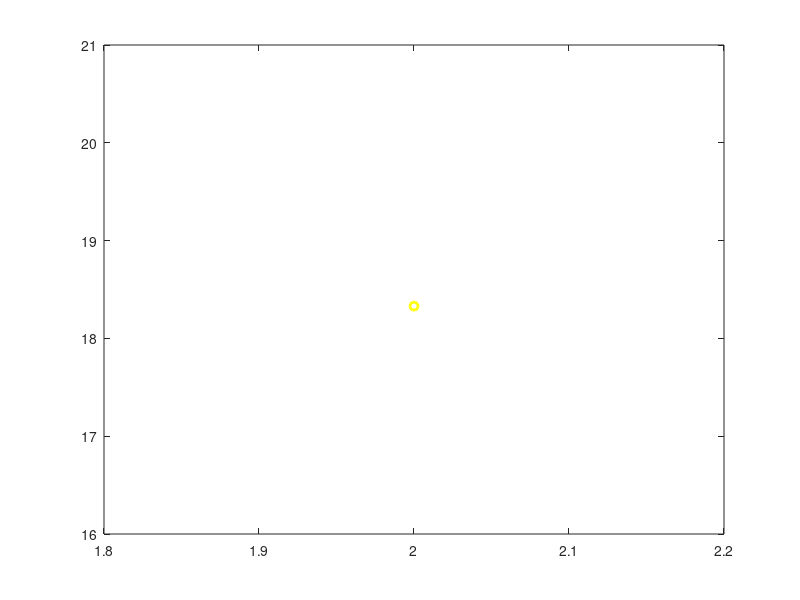

The MATLAB source for this figure:
function [tag_coord tag_dessin]= tag()
    ep = 2;
    
    % salle de projet
    c = 'og';
    tag_coord(5,1) = 3.83; tag_coord(5,2) = 2;
    tag_dessin(5) = plot(tag_coord(5,1),tag_coord(5,2),c,'linewidth',ep);
    tag_coord(6,1) = 3.83 ; tag_coord(6,2) = 4;
    tag_dessin(6) = plot(tag_coord(6,1),tag_coord(6,2),c,'linewidth',ep);
    tag_coord(15,1) = 3.83; tag_coord(15,2) = 17;
    tag_dessin(15) = plot(tag_coord(15,1),tag_coord(15,2),c,'linewidth',ep);
    tag_coord(16,1) = 3.83; tag_coord(16,2) = 15;
    tag_dessin(16) = plot(tag_coord(16,1),tag_coord(16,2),c,'linewidth',ep);
    tag_coord(9,1) = 2; tag_coord(9,2) = 10;
    tag_dessin(9) = plot(tag_coord(9,1),tag_coord(9,2),c,'linewidth',ep);
    tag_coord(11,1) = 2; tag_coord(11,2) = 13;
    tag_dessin(11) = plot(tag_coord(11,1),tag_coord(11,2),c,'linewidth',ep);
    tag_coord(10,1) = 3.83; tag_coord(10,2) = 8;
    tag_dessin(10) = plot(tag_coord(10,1),tag_coord(10,2),c,'linewidth',ep);
    tag_coord(17,1) = 6; tag_coord(17,2) = 18.33;
    tag_dessin(17) = plot(tag_coord(17,1),tag_coord(17,2),c,'linewidth',ep);
    tag_coord(18,1) = 9; tag_coord(18,2) = 18.33;
    tag_dessin(18) = plot(tag_coord(18,1),tag_coord(18,2),c,'linewidth',ep);
    tag_coord(19,1) = 13; tag_coord(19,2) = 18.33;
    tag_dessin(19) = plot(tag_coord(19,1),tag_coord(19,2),c,'linewidth',ep);
    tag_coord(20,1) = 16; tag_coord(20,2) = 18.33;
    tag_dessin(20) = plot(tag_coord(20,1),tag_coord(20,2),c,'linewidth',ep);
    tag_coord(21,1) = 19; tag_coord(21,2) = 18.33;
    tag_dessin(21) = plot(tag_coord(21,1),tag_coord(21,2),c,'linewidth',ep);
    tag_coord(22,1) = 23; tag_coord(22,2) = 18.33;
    tag_dessin(22) = plot(tag_coord(22,1),tag_coord(22,2),c,'linewidth',ep);
    tag_coord(23,1) = 25; tag_coord(23,2) = 16;
    tag_dessin(23) = plot(tag_coord(23,1),tag_coord(23,2),c,'linewidth',ep);
    tag_coord(24,1) = 25; tag_coord(24,2) = 13;
    tag_dessin(24) = plot(tag_coord(24,1),tag_coord(24,2),c,'linewidth',ep);
    tag_coord(25,1) = 7; tag_coord(25,2) = 0;
    tag_dessin(25) = plot(tag_coord(25,1),tag_coord(25,2),c,'linewidth',ep);
    tag_coord(26,1) = 22; tag_coord(26,2) = 12;
    tag_dessin(26) = plot(tag_coord(26,1),tag_coord(26,2),c,'linewidth',ep);
    tag_coord(27,1) = 17;tag_coord(27,2) = 12;
    tag_dessin(27) = plot(tag_coord(27,1),tag_coord(27,2),c,'linewidth',ep);
    tag_coord(28,1) = 13; tag_coord(28,2) = 13.33;
    tag_dessin(28) = plot(tag_coord(28,1),tag_coord(28,2),c,'linewidth',ep);
    tag_coord(29,1) = 10.14; tag_coord(29,2) = 12;
    tag_dessin(29) = plot(tag_coord(29,1),tag_coord(29,2),c,'linewidth',ep);
    tag_coord(30,1) = 10.14; tag_coord(30,2) = 8;
    tag_dessin(30) = plot(tag_coord(30,1),tag_coord(30,2),c,'linewidth',ep);
    tag_coord(31,1) = 10.14; tag_coord(31,2) = 6;
    tag_dessin(31) = plot(tag_coord(31,1),tag_coord(31,2),c,'linewidth',ep);
    tag_coord(32,1) = 10.14; tag_coord(32,2) = 4;
    tag_dessin(32) = plot(tag_coord(32,1),tag_coord(32,2),c,'linewidth',ep);
    tag_coord(33,1) = 10.14; tag_coord(33,2) = 0.4;
    tag_dessin(33) = plot(tag_coord(33,1),tag_coord(33,2),c,'linewidth',ep);
    
    
    % Bureau mirabel
    c = 'or';
    tag_coord(1,1) = 0; tag_coord(1,2) = 0;
    tag_dessin(1) = plot(tag_coord(1,1),tag_coord(1,2),c,'linewidth',ep);
    tag_coord(2,1) = 0; tag_coord(2,2) = 2;
    tag_dessin(2) = plot(tag_coord(2,1),tag_coord(2,2),c,'linewidth',ep);
    tag_coord(3,1) = 0; tag_coord(3,2) = 4;
    tag_dessin(3) = plot(tag_coord(3,1),tag_coord(3,2),c,'linewidth',ep);
    tag_coord(4,1) = 2; tag_coord(4,2) = 0;
    tag_dessin(4) = plot(tag_coord(4,1),tag_coord(4,2),c,'linewidth',ep);
    
    
    % Salle de reunion
    c = 'oblack';
    tag_coord(7,1) = 2; tag_coord(7,2) = 5;
    tag_dessin(7) = plot(tag_coord(7,1),tag_coord(7,2),c,'linewidth',ep);
    tag_coord(8,1) = 0; tag_coord(8,2) = 8;
    tag_dessin(8) = plot(tag_coord(8,1),tag_coord(8,2),c,'linewidth',ep);
    
    
    % Bureau breuil
    c = 'oy';
    tag_coord(12,1) = 0; tag_coord(12,2) = 15;
    tag_dessin(12) = plot(tag_coord(12,1),tag_coord(12,2),c,'linewidth',ep);
    tag_coord(13,1) = 0; tag_coord(13,2) = 17;
    tag_dessin(13) = plot(tag_coord(13,1),tag_coord(13,2),c,'linewidth',ep);
    tag_coord(14,1) = 2; tag_coord(14,2) = 18.33;
    tag_dessin(14) = plot(tag_coord(14,1),tag_coord(14,2),c,'linewidth',ep);
    

end